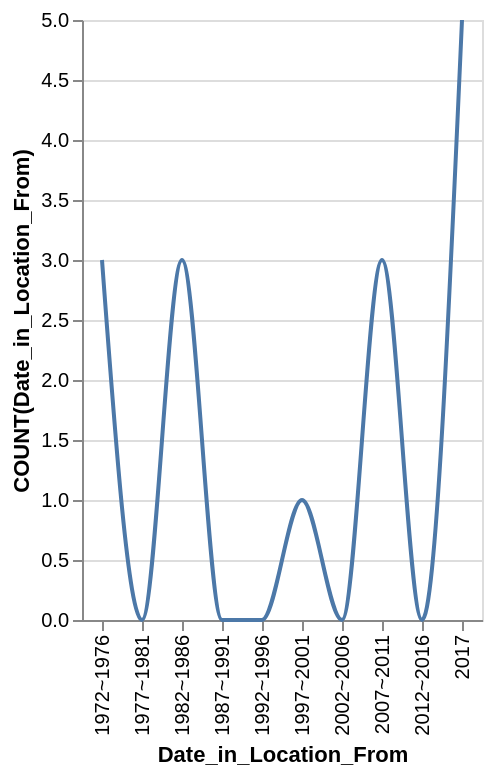

Vega-Lite specification stored for this chart:
### Vega-Lite specification from a JSON file in a GitHub repository (floating-point values rounded to 4 significant figures)
{"data": {"values": [{"x_data": "1972~1976", "y_data": 3}, {"x_data": "1977~1981", "y_data": 0}, {"x_data": "1982~1986", "y_data": 3}, {"x_data": "1987~1991", "y_data": 0}, {"x_data": "1992~1996", "y_data": 0}, {"x_data": "1997~2001", "y_data": 1}, {"x_data": "2002~2006", "y_data": 0}, {"x_data": "2007~2011", "y_data": 3}, {"x_data": "2012~2016", "y_data": 0}, {"x_data": "2017", "y_data": 5}]}, "mark": {"type": "line", "interpolate": "monotone"}, "encoding": {"x": {"field": "x_data", "type": "nominal", "title": "Date_in_Location_From", "sort": "ascending"}, "y": {"field": "y_data", "type": "quantitative", "title": "COUNT(Date_in_Location_From)"}}}
